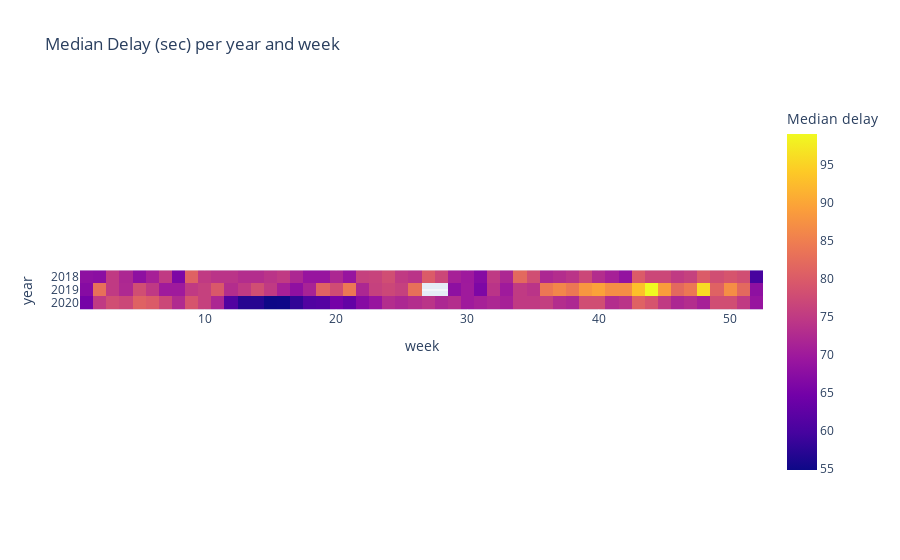

The notebook cell this image was saved under:
### Code cell
fig = px.imshow(
    df_delays_zurich, 
    labels = {'color':'Median delay'},
    title = 'Median Delay (sec) per year and week'
)
fig.update_layout(hovermode='x unified')

fig.show()

### Figure 1 — Plotly figure (JSON) as saved in the notebook; plotly's stock layout.template omitted (floating-point values rounded to 4 significant figures; data arrays with more than 128 entries replaced by an {"elided": "..."} marker saying what was removed)
{"data": [{"coloraxis": "coloraxis", "hovertemplate": "week: %{x}<br>year: %{y}<br>Median delay: %{z}<extra></extra>", "name": "0", "type": "heatmap", "x": [1, 2, 3, 4, 5, 6, 7, 8, 9, 10, 11, 12, 13, 14, 15, 16, 17, 18, 19, 20, 21, 22, 23, 24, 25, 26, 27, 28, 29, 30, 31, 32, 33, 34, 35, 36, 37, 38, 39, 40, 41, 42, 43, 44, 45, 46, 47, 48, 49, 50, 51, 52], "xaxis": "x", "y": [2018, 2019, 2020], "yaxis": "y", "z": {"elided": "3x52 float values"}}], "layout": {"autosize": true, "coloraxis": {"colorbar": {"title": {"text": "Median delay"}}, "colorscale": [[0, "#0d0887"], [0.1111, "#46039f"], [0.2222, "#7201a8"], [0.3333, "#9c179e"], [0.4444, "#bd3786"], [0.5556, "#d8576b"], [0.6667, "#ed7953"], [0.7778, "#fb9f3a"], [0.8889, "#fdca26"], [1, "#f0f921"]]}, "hovermode": "x unified", "title": {"text": "Median Delay (sec) per year and week"}, "xaxis": {"anchor": "y", "autorange": true, "constrain": "domain", "domain": [0, 1], "range": [0.5, 52.5], "scaleanchor": "y", "title": {"text": "week"}, "type": "linear"}, "yaxis": {"anchor": "x", "autorange": true, "constrain": "domain", "domain": [0.4208, 0.5792], "range": [2020.0, 2018.0], "title": {"text": "year"}, "type": "linear"}}}
